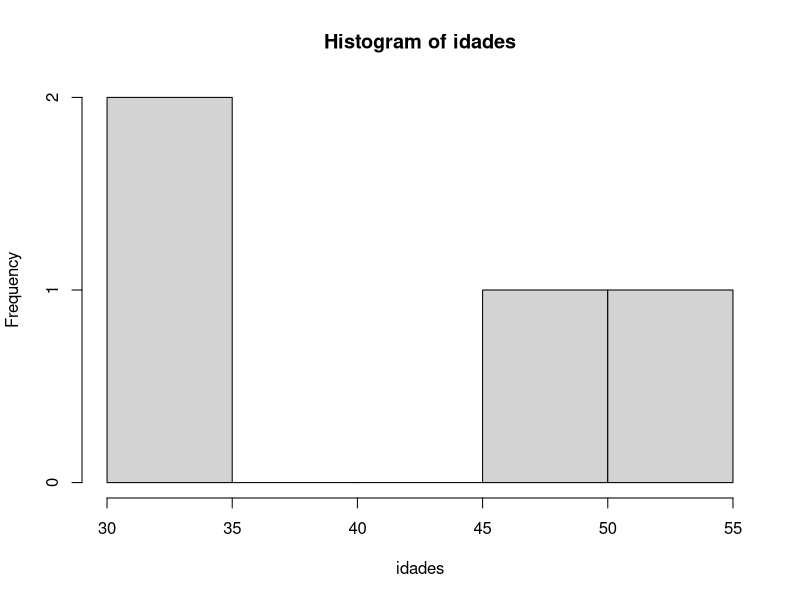
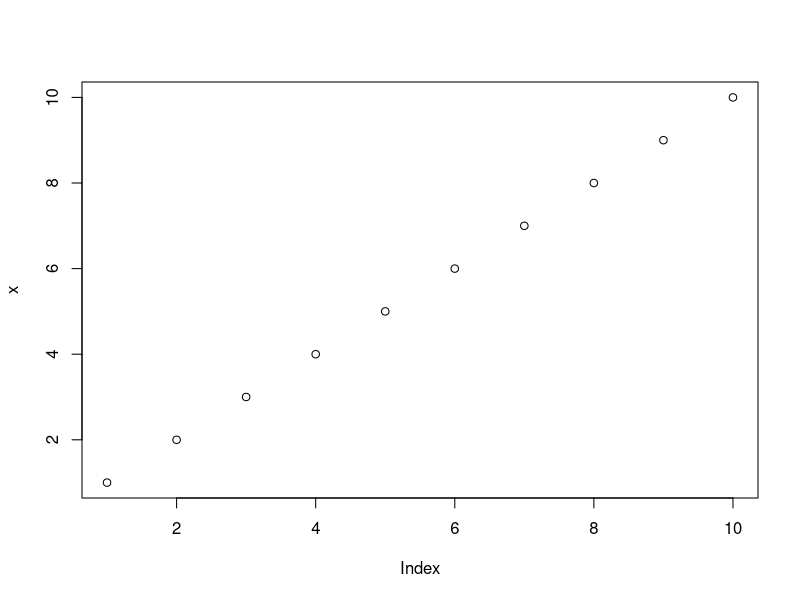
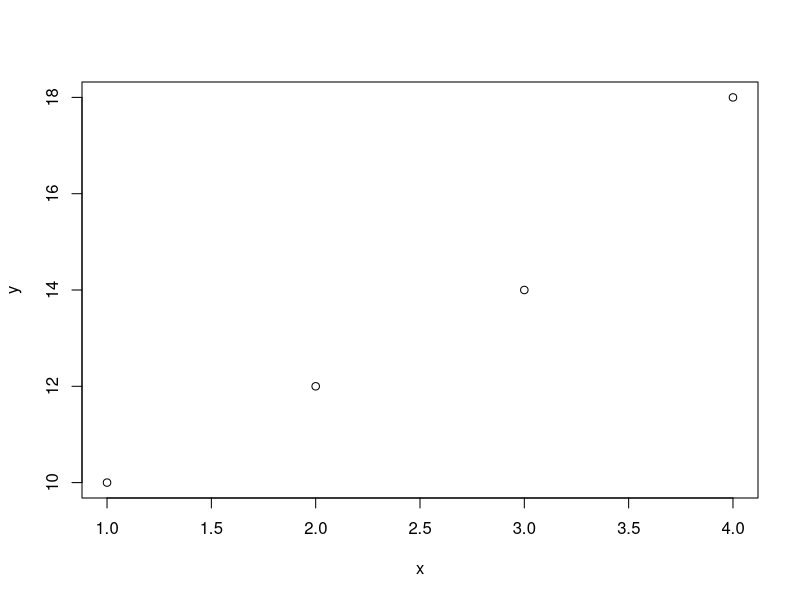
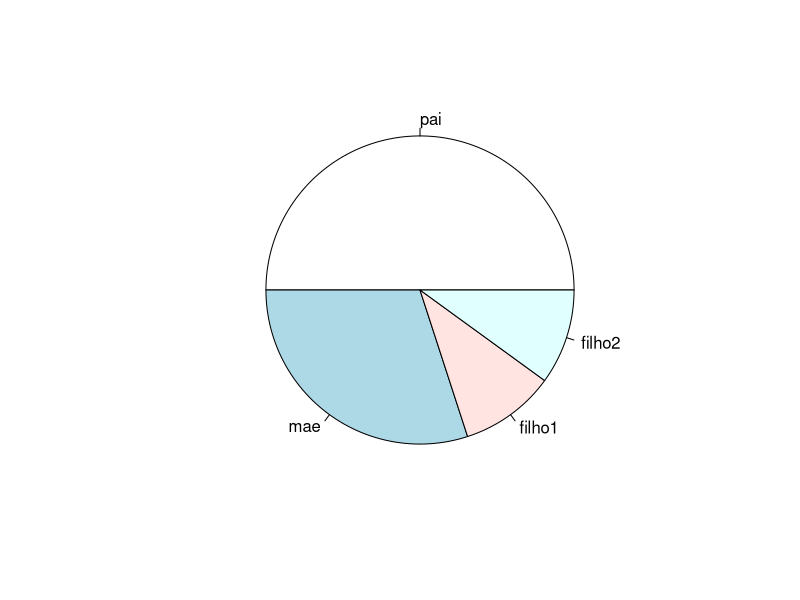

These charts were generated, in order, by the following R code:
família <- c("Maria", "Cláudio", "Juninho", "Ligia")
print(família[1])
print(família[4])
idades <- c(48,51,33,31)
print (idades[1])
idades
família
print(família)
print(família)
print (idades)
teste <- c(família,idades)
print(teste)
mean(idades)
sd(idades)
hist(idades)
k <- 0
x <- c(1,2,3,4,5,6,7,8,9,10)
for (n in x){
  print (n)
  if(n %% 2==0){
    k<-k+1
  }
}
print(k)
names(idades) <- c('Maria','Cláudio','Jr','Ligia')
order(idades)
sort(idades,decreasing = T)
vet1 <- c(2,4,6)
vet2 <- c(1,3,5)
vet3 <- vet1+vet2
vet3

plot(x)

x <-c(1,2,3,4)
y <-c(10,12,14,18)
plot(x,y)
dados <- c(50,30,10,10)
names(dados)<-c('pai','mae','filho1','filho2')
pie(dados) #pie cria um gráfico de pizza#

